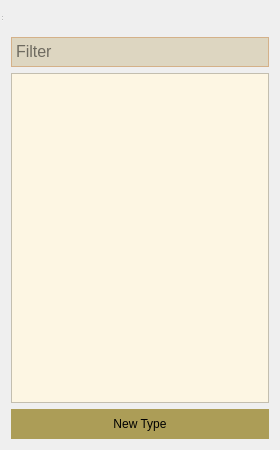
<?xml version="1.0" encoding="UTF-8"?>
<ui version="4.0">
 <class>MainWindow</class>
 <widget class="QWidget" name="MainWindow">
  <property name="geometry">
   <rect>
    <x>0</x>
    <y>0</y>
    <width>280</width>
    <height>450</height>
   </rect>
  </property>
  <property name="minimumSize">
   <size>
    <width>280</width>
    <height>450</height>
   </size>
  </property>
  <property name="maximumSize">
   <size>
    <width>16777215</width>
    <height>16777215</height>
   </size>
  </property>
  <property name="windowTitle">
   <string>MainWindow</string>
  </property>
  <property name="unifiedTitleAndToolBarOnMac" stdset="0">
   <bool>false</bool>
  </property>
  <layout class="QGridLayout" name="gridLayout_2">
   <item row="2" column="0">
    <layout class="QGridLayout" name="gridLayout">
     <item row="4" column="0">
      <widget class="QPushButton" name="add">
       <property name="minimumSize">
        <size>
         <width>0</width>
         <height>30</height>
        </size>
       </property>
       <property name="styleSheet">
        <string notr="true">QPushButton {
    border-style: none;
    background-color: #AC9D57;
}

QPushButton:hover {
    border-style: none;
    background-color: #8B7E44;
}</string>
       </property>
       <property name="text">
        <string>New Type</string>
       </property>
      </widget>
     </item>
     <item row="1" column="0">
      <widget class="QTextEdit" name="filter">
       <property name="minimumSize">
        <size>
         <width>200</width>
         <height>30</height>
        </size>
       </property>
       <property name="maximumSize">
        <size>
         <width>16777215</width>
         <height>30</height>
        </size>
       </property>
       <property name="font">
        <font>
         <pointsize>12</pointsize>
        </font>
       </property>
       <property name="styleSheet">
        <string notr="true">QTextEdit{border-style:solid;border-width:1px;border-color:#D4B189;background-color:#DDD6C1;}</string>
       </property>
       <property name="placeholderText">
        <string>Filter</string>
       </property>
      </widget>
     </item>
     <item row="2" column="0">
      <widget class="QListWidget" name="langList">
       <property name="minimumSize">
        <size>
         <width>200</width>
         <height>300</height>
        </size>
       </property>
       <property name="styleSheet">
        <string notr="true">QListWidget
{
	background-color:#FDF6E3;
}</string>
       </property>
      </widget>
     </item>
    </layout>
   </item>
   <item row="0" column="0">
    <widget class="QMenuBar" name="menubar"/>
   </item>
   <item row="1" column="0">
    <spacer name="verticalSpacer">
     <property name="orientation">
      <enum>Qt::Vertical</enum>
     </property>
     <property name="sizeType">
      <enum>QSizePolicy::Fixed</enum>
     </property>
     <property name="sizeHint" stdset="0">
      <size>
       <width>40</width>
       <height>20</height>
      </size>
     </property>
    </spacer>
   </item>
  </layout>
  <widget class="QStatusBar" name="statusbar">
   <property name="geometry">
    <rect>
     <x>0</x>
     <y>0</y>
     <width>3</width>
     <height>22</height>
    </rect>
   </property>
  </widget>
 </widget>
 <resources/>
 <connections/>
 <slots>
  <signal>signal1()</signal>
 </slots>
</ui>
